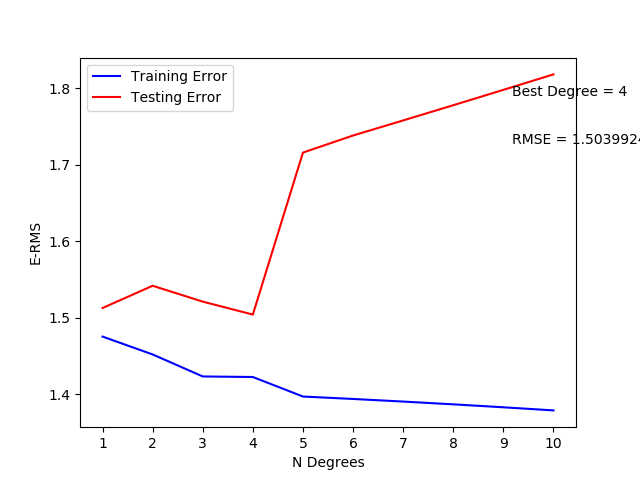

Here is the Python script that generated this plot:

import pandas as pd 
import numpy as np 

import matplotlib.pyplot as plt

# the library we will use to create the model 
from sklearn import linear_model
from sklearn.linear_model import LinearRegression

# Polynomial features
from sklearn.preprocessing import PolynomialFeatures
from sklearn import metrics

import math

DATA_FILE       = "/Users/sonu/Documents/aiml/assignments/c1_Project_D/project - part D - training data set.csv"
TEST_DATA_FILE  = "/Users/sonu/Documents/aiml/assignments/c1_Project_D/project - part D - testing data set.csv"

DATA_SEP = ','

# read inputs
dfTrain = pd.read_csv(DATA_FILE, sep=DATA_SEP)
dfTest = pd.read_csv(TEST_DATA_FILE, sep=DATA_SEP)

## Train data
X = dfTrain['Father'].values.reshape(-1,1)
y = dfTrain['Son'].values.reshape(-1,1)

## Test data
X_test = dfTest['Father'].values.reshape(-1,1)
y_test = dfTest['Son'].values.reshape(-1,1)

lin = LinearRegression()

# Degrees to fit
N_DEG   = 11
trainingStat = {}
testingStat = {}

for deg in range(1,N_DEG):
    poly    = PolynomialFeatures(degree=deg)
    X_train  = poly.fit_transform(X)
    lin.fit(X_train, y)

    ## predict - training data
    y_pred = lin.predict(X_train)
    # Accuracy
    rmse_ = math.sqrt(metrics.mean_squared_error(y, y_pred))
    trainingStat[str(deg)] = rmse_

    ## predict - test data
    poly_X_test = poly.fit_transform(X_test)
    y_pred_test = lin.predict(poly_X_test)
    # Accuracy
    rmse__ = math.sqrt(metrics.mean_squared_error(y_test, y_pred_test))
    testingStat[str(deg)] = (rmse__)

# Find the optimal degrees
prevStat = 10000000000 #RMSE is undefined for -1 value
bestDeg = 0
for stat in testingStat.keys():
    if testingStat[stat] < prevStat:
        prevStat = testingStat[stat]
        bestDeg = stat
    else:
        continue 
print("Best degree : ", bestDeg)

# Plot
plt.plot(trainingStat.keys(),[trainingStat[i] for i in trainingStat.keys()], color='blue', label='Training Error')
plt.plot(testingStat.keys(),[testingStat[j] for j in testingStat.keys()], color='red', label='Testing Error')
plt.xlabel("N Degrees")
plt.ylabel("E-RMS")
plt.legend()
plt.figtext(.8, .8, "Best Degree = %s" % (str(bestDeg)))
plt.figtext(.8, .7, "RMSE = %s" % (str(prevStat)))
plt.show()
